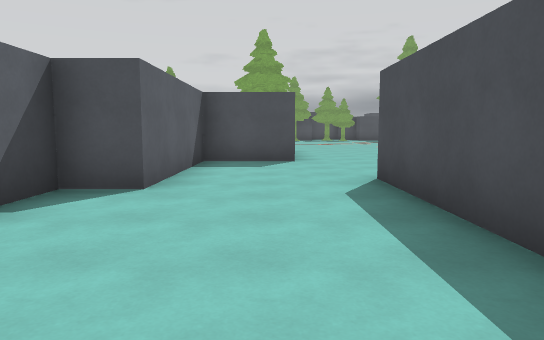
[1] (above)

24 first-person views from a walk through a level from a Godot 3-D game. The camera is 1.4 m above the floor, tilts 6° down and sees 70° across. The floor is counted in squares, 2 m on a side. Each view is taken from the middle of a square. On the plan, view 1 faces up. The plan holds only what a view shows up to about 11 squares ahead; the rest is blank. The place goes on beyond the plan. Characters and animated objects are left out. Surface patterns are stand-ins for the level's own textures.

[2]
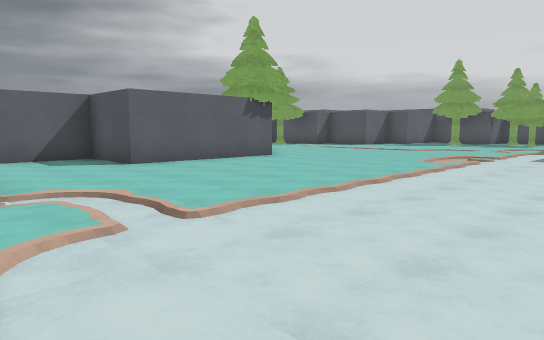

[3]
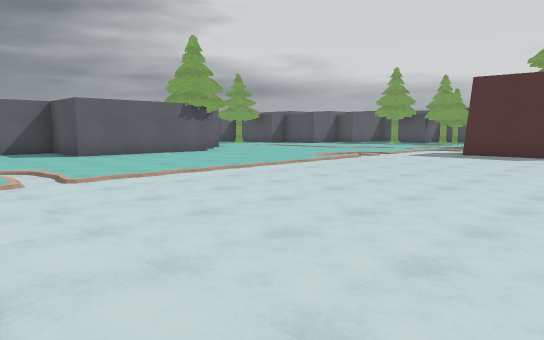

[4]
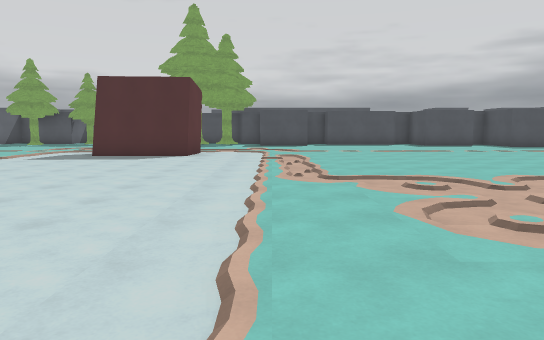

[5]
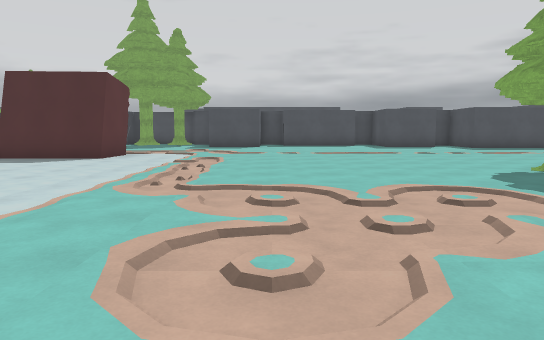

[6]
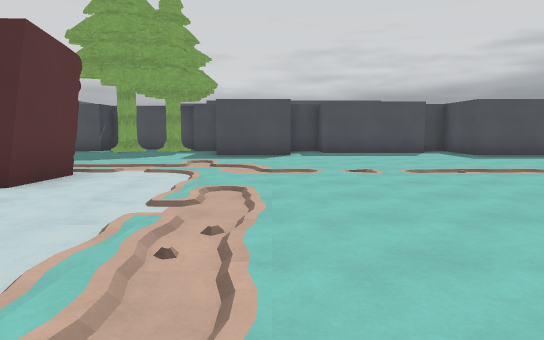

[7]
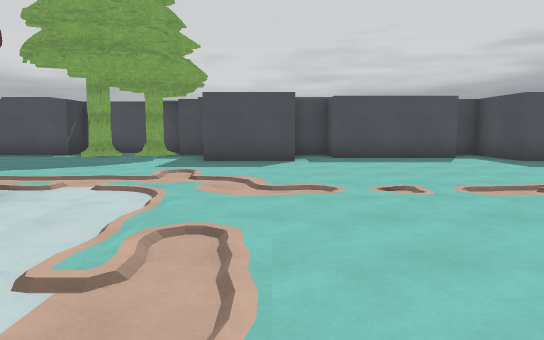

[8]
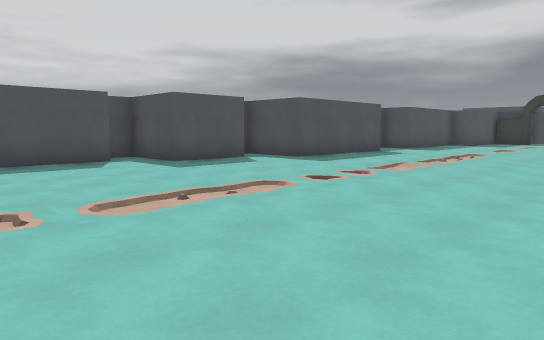

[9]
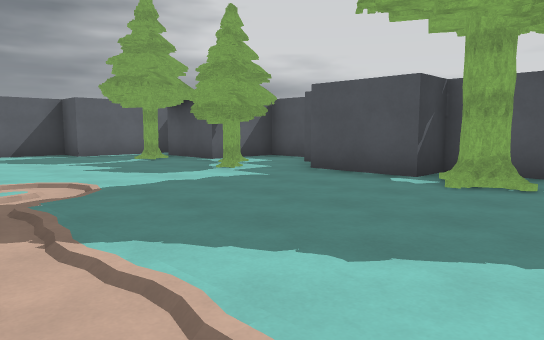

[10]
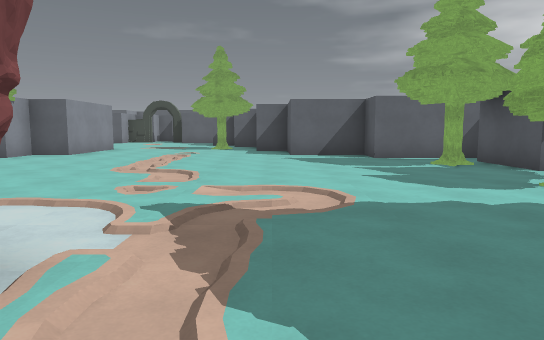

[11]
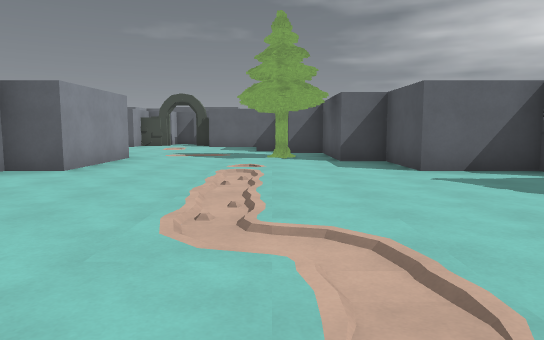

[12]
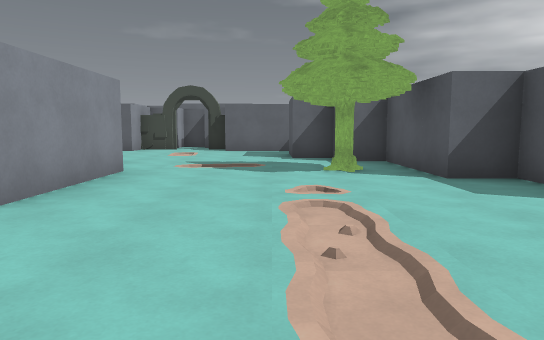

[13]
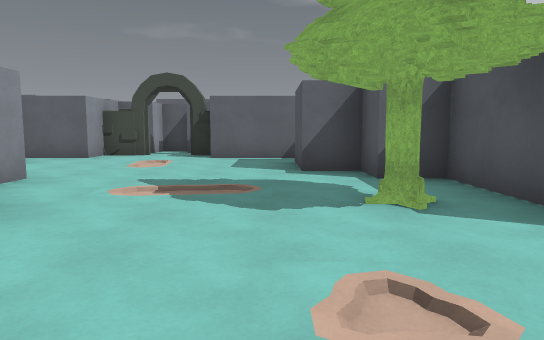

[14]
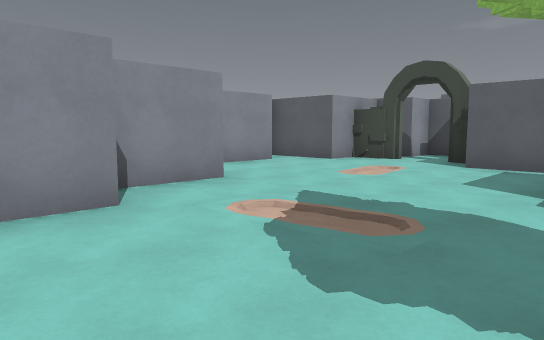

[15]
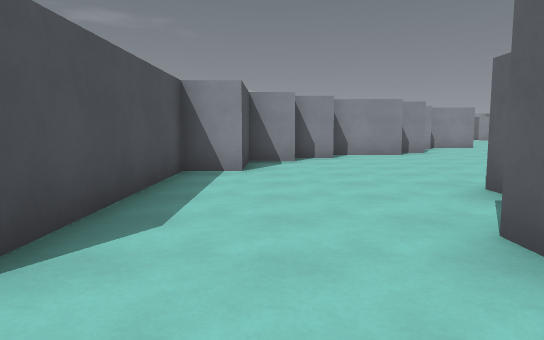

[16]
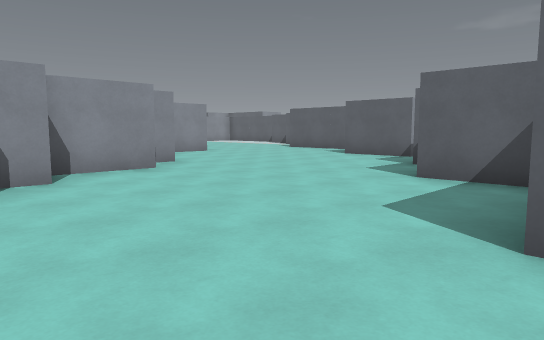

[17]
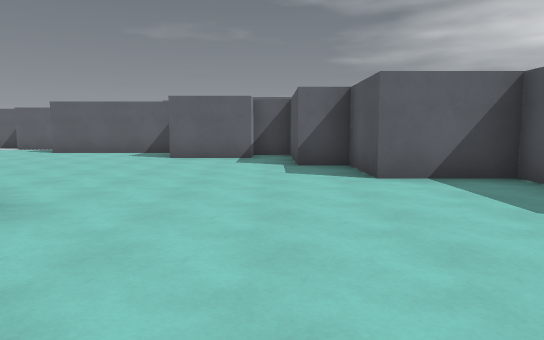

[18]
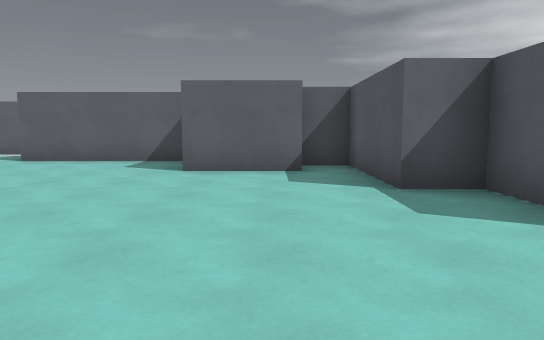

[19]
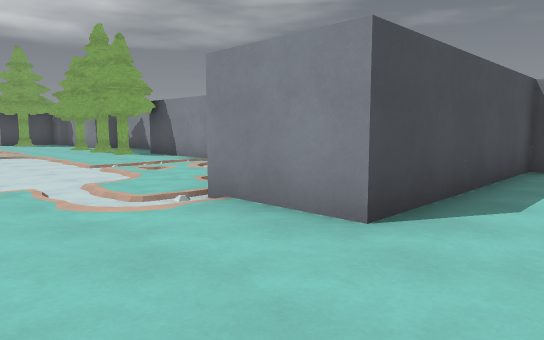

[20]
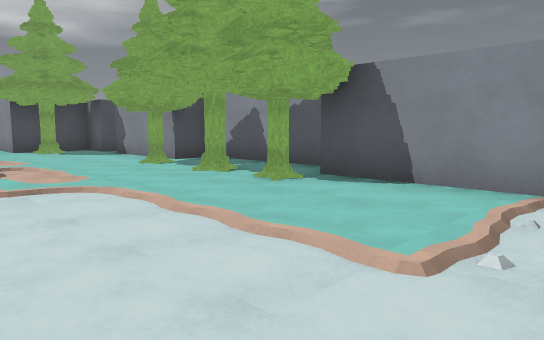

[21]
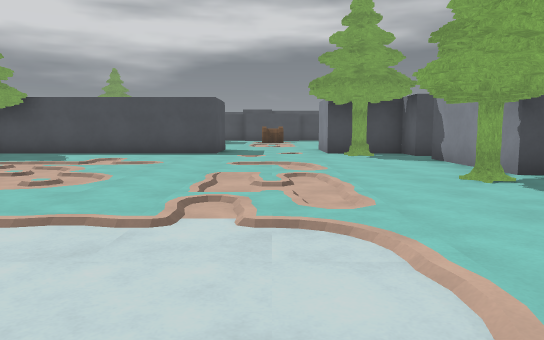

[22]
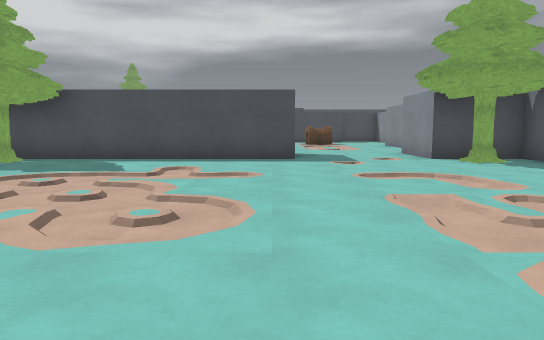

[23]
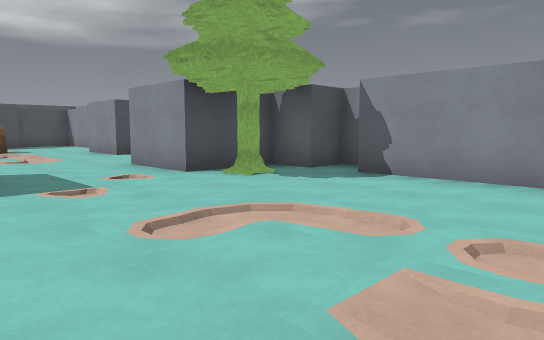

[24]
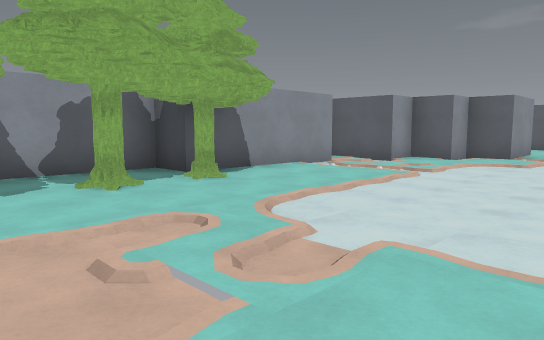

### Floor plan
Points are (right, up) in squares from view 1. A wall is a line through its corners. A room is listed if a view was taken in it or the views show most of it. See-through windows are left out.
Room 1 (views 1, 2, 3, 4, 5, 6, 7, 8, 9, 10, 11, 12, 13, 14, 15, 16, 17, 18, 19, 20, 21, 22, 23, 24)
walls: (9.7, 18.6) (9.6, 17) (6.9, 17); (0.5, 12.5) (0.5, 8.5) (-1.5, 8.5) (-1.5, 4.5) (-2.5, 4.5) (-2.5, 2.5); (6.5, 2.5) (10.5, 2.5) (10.5, 1.5) (14, 1.5); (13.5, 22.5) (11.5, 22.5); (14.5, 1.6) (14.5, 2.5) (17.5, 2.5); (20, 7.5) (19.5, 7.5) (19.5, 13.8); (-4.6, 14.5) (-1.5, 14.5) (-1.5, 13.5) (-0.5, 13.5); (11.2, 24.5) (10.5, 24.5); (7.5, 25.5) (7.5, 24.5) (5.5, 24.5); (2.5, 25.5) (2.5, 24.5) (0.5, 24.5); (-6.6, 13.5) (-4.9, 13.5); (18.5, 1.5) (18.5, 2.5) (19.5, 2.5) (19.5, 4.5) (21.5, 4.5); (17.6, 23.5) (14.5, 23.5) (14.5, 24.5) (13.6, 24.5); (-0.5, 25.1) (-0.5, 22.5) (-1.5, 22.5) (-1.5, 20.5) (-3.5, 20.5) (-3.5, 19.5) (-6.5, 19.5) (-6.5, 18.5) (-7.5, 18.5) (-7.5, 17.5) (-9.5, 17.5); (-0.5, -1.5) (0.5, -1.5) (0.5, 0.5) (1.5, 0.5) (1.5, 5.5) (3.5, 5.5) (3.5, 4.5) (4.5, 4.5) (4.5, 3.5) (5.5, 3.5) (5.5, 1.8); (-4.9, 2.5) (-5.5, 2.5) (-5.5, 0.5) (-7.5, 0.5) (-7.5, -0.5) (-10.5, -0.5) (-10.5, -1.5) (-9.5, -1.5) (-9.5, -3.5); (20.6, 22.5) (18.5, 22.5) (18.5, 24.5) (17.9, 24.5); (-1.6, -2.5) (-0.5, -2.5); (-9.5, 11.5) (-8, 11.5); (23.2, 21.5) (21.5, 21.5) (21.5, 23.2); (24.5, 3) (24.5, 3.5) (25.2, 3.5); (-10.5, 17.6) (-10.5, 15.5); (-3.6, -3.5) (-1.6, -3.5); (-11.4, 13.1) (-11.4, 12.5) (-10.5, 12.5) (-10.5, 10.5); (-4.6, -4.5) (-4, -4.5)
objects: pine tree (-5, 18); pine tree (0, 13); pine tree (1, 24); pine tree (3, 24); pine tree (4, 23) to (4, 24); pine tree (8, 24) to (9, 25); pine tree (10, 24) to (10, 25); pine tree (11, 3); pine tree (12, 3); pine tree (14, 3); pine tree (19, 4); pine tree (19, 13)

Positions as (right, up) in squares from view 1, and headings:
1: (0, 0), facing up
2: (8, 5), facing up-left
3: (11, 5), facing up-left
4: (12, 6), facing up
5: (14, 7), facing up
6: (13, 12), facing up
7: (13, 14), facing up
8: (14, 15), facing up-right
9: (10, 19), facing up-left
10: (9, 20), facing left
11: (5, 18), facing left
12: (2, 17), facing left
13: (-1, 17), facing left
14: (-3, 18), facing down-left
15: (0, 7), facing down
16: (0, 3), facing down-left
17: (0, -1), facing left
18: (-3, -2), facing left
19: (0, 8), facing down-right
20: (7, 7), facing down-right
21: (9, 6), facing right
22: (11, 8), facing right
23: (14, 8), facing down-right
24: (14, 8), facing down-left
